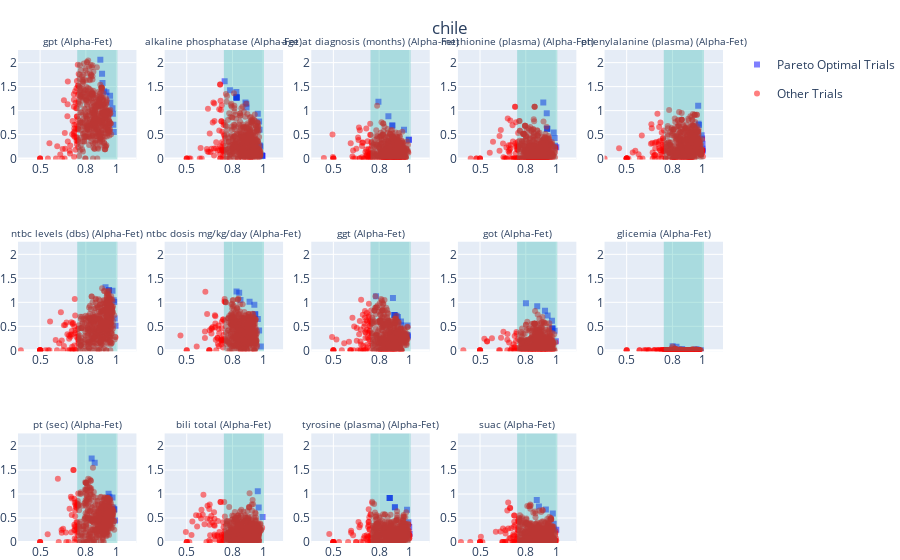
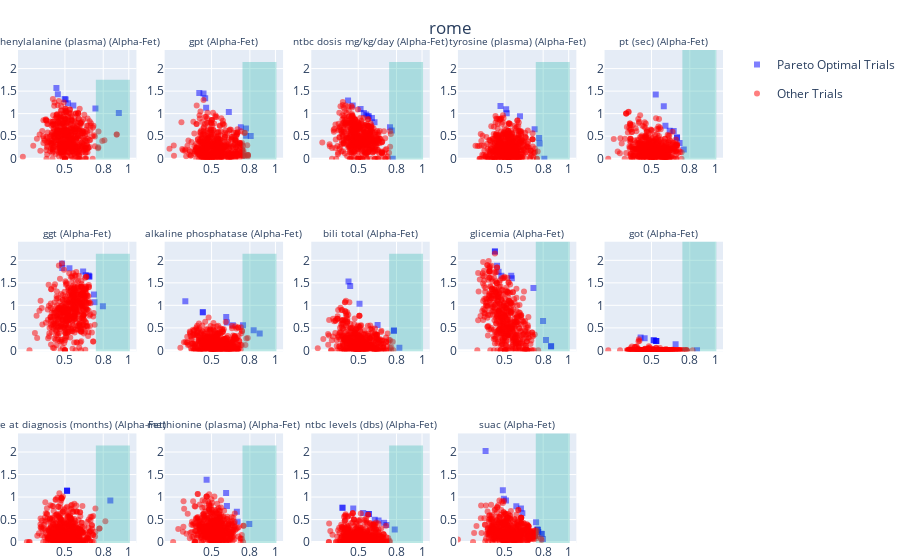
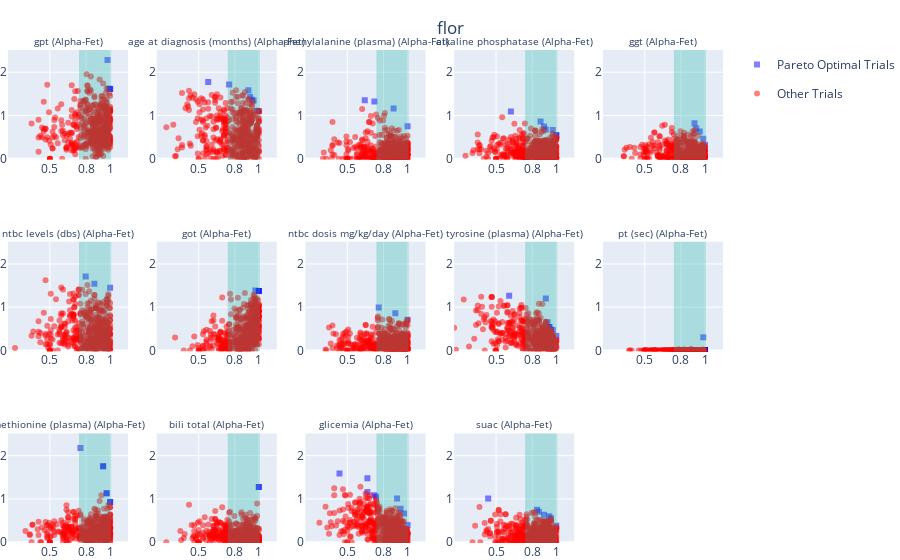

The notebook cell these images were saved under, in order:
### Code cell
plot_all_studies(chile, .75, 0, 'chile')
plot_all_studies(rome, .75, 0, 'rome') 
plot_all_studies(flor, .75, 0, 'flor')
